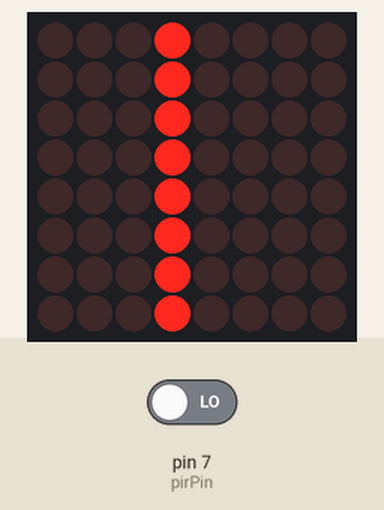
Simulated run of this sketch. Board: Arduino Uno, built with avr-gcc and run on an emulated ATmega328P. On the bench: 8×8 LED matrix. Inputs (shaded band) come from the test bench; at power-on: pin 7 (pirPin) LOW.

Above: at 8.29 s.
8.3 s: pin 7 (pirPin) driven HIGH
At 8.5 s:
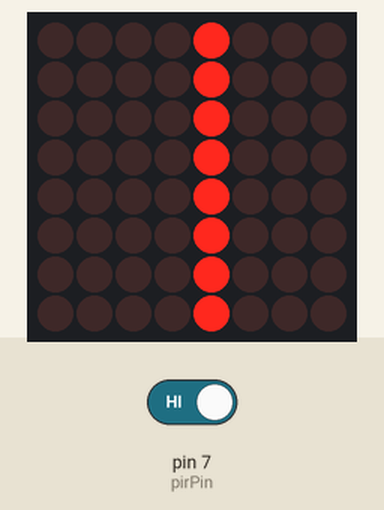
At 11.18 s:
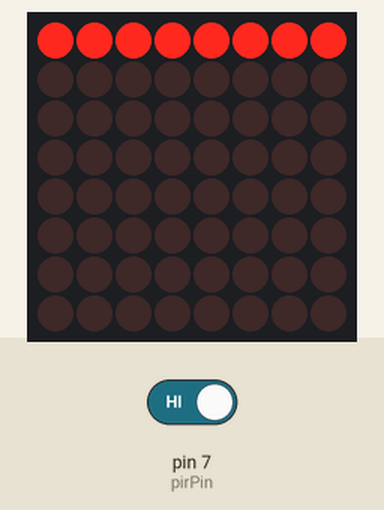
12.9 s: pin 7 (pirPin) driven LOW
At 14.8 s:
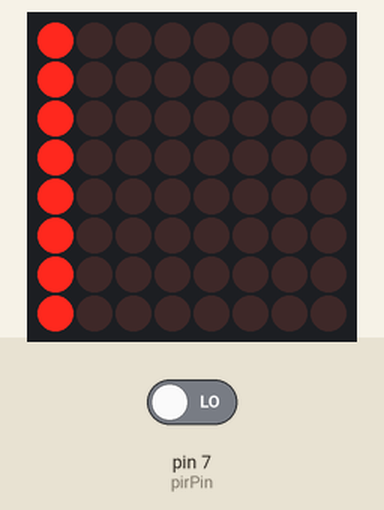

Measured:
- after the input at 8.3 s, the display: first differs from a run without the input after 2.9 s (image 2)
- after the input at 12.9 s, the display: first differs from a run without the input after 1.9 s (image 3)

The sketch:

Amapiano_Mapped_PIR.ino
```cpp
// #include <MD_Parola.h>
// #include <MD_MAX72xx.h>
// #include <SPI.h>
#include "LedControl.h"
// #include "SR04.h"

// #define HARDWARE_TYPE MD_MAX72XX::FC16_HW
// #define MAX_DEVICES 1

#define DATA_PIN  13
#define CS_PIN    12
#define CLK_PIN   11
// #define TRIG_PIN A1
// #define ECHO_PIN A0
// #define scrollSpeed  20   // scroll speed
// #define scrollPause  0    // ms of pause after finished displaying message

// Hardware SPI connection
// MD_Parola P = MD_Parola(HARDWARE_TYPE, CS_PIN, MAX_DEVICES);
// Arbitrary output pins
// MD_Parola P = MD_Parola(HARDWARE_TYPE, DATA_PIN, CLK_PIN, CS_PIN, MAX_DEVICES);

/*
 Now we need a LedControl to work with.
 ***** These pin numbers will probably not work with your hardware *****
 pin 12 is connected to the DataIn
 pin 11 is connected to LOAD(CS)
 pin 10 is connected to the CLK
 We have only a single MAX72XX.
 */
LedControl lc=LedControl(DATA_PIN,CLK_PIN,CS_PIN,1);
// SR04 sr04 = SR04(ECHO_PIN,TRIG_PIN);
// int ledPin = 13;  // LED on Pin 13 of Arduino
int pirPin = 7; // Input for HC-S501

int pirValue; // Place to store read PIR Value

// sets scrolling direction if slider in middle at start
// textEffect_t scrollEffect = PA_SCROLL_LEFT;
// textPosition_t scrollAlign = PA_LEFT;  // how to align the text

// #define  BUF_SIZE  75  // Maximum of 75 characters
// #define trigPin  A0
// #define echoPin  A1

// char testStr[10] = { "" };
// String heightStr = "";
// long duration;
// int distance;
// int height;

/* we always wait a bit between updates of the display */
unsigned long delaytime1=1000;
unsigned long delaytime2=50;
unsigned long delaytime3=10;

void setup() {
   /*
   The MAX72XX is in power-saving mode on startup,
   we have to do a wakeup call
   */
  lc.shutdown(0,false);
  /* Set the brightness to a medium values */
  lc.setIntensity(0,0);
  /* and clear the display */
  lc.clearDisplay(0);

  // Serial.begin(9600);
  // delay(2000);

  // pinMode(LED_BUILTIN, OUTPUT);
  pinMode(pirPin, INPUT);

  Serial.begin(9600);

  // digitalWrite(LED_BUILTIN, LOW);

  // columns();

  // pinMode(trigPin, OUTPUT); // Sets the trigPin as an Output
  // pinMode(echoPin, INPUT); // Sets the echoPin as an Input
  // Serial.begin(9600); // Starts the serial communication
  // P.begin();
}

/*
  This function lights up a some Leds in a row.
 The pattern will be repeated on every row.
 The pattern will blink along with the row-number.
 row number 4 (index==3) will blink 4 times etc.
 */
void rows() {
  for(int row=0;row<8;row++) {
    delay(delaytime2);
    lc.setRow(0,row,B11111111);
    delay(delaytime2);
    lc.setRow(0,row,(byte)0);
    for(int i=0;i<row;i++) {
      delay(delaytime2);
      lc.setRow(0,row,B11111111);
      delay(delaytime2);
      lc.setRow(0,row,(byte)0);
    }
  }
}

/*
  This function lights up a some Leds in a column.
 The pattern will be repeated on every column.
 The pattern will blink along with the column-number.
 column number 4 (index==3) will blink 4 times etc.
 */
void columns() {
  for(int col=0;col<8;col++) {
    delay(delaytime2);
    lc.setColumn(0,col,B11111111);
    delay(delaytime2);
    lc.setColumn(0,col,(byte)0);
    for(int i=0;i<col;i++) {
      delay(delaytime2);
      lc.setColumn(0,col,B11111111);
      delay(delaytime2);
      lc.setColumn(0,col,(byte)0);
    }
  }
}

// void measure() {

//   digitalWrite(trigPin, LOW);
//   delayMicroseconds(2);
//   digitalWrite(trigPin, HIGH);
//   delayMicroseconds(10);
//   digitalWrite(trigPin, LOW);

//   duration = pulseIn(echoPin, HIGH);
//   distance = duration * 0.017;

// }

void loop() {
  // measure();
  //  distance=sr04.Distance();
  //  Serial.print(distance);
  //  Serial.println("cm");
  //  delay(1000);

  pirValue = digitalRead(pirPin);
  // digitalWrite(LED_BUILTIN, pirValue);

   if (pirValue == HIGH) {
    // P.displayText("TINGGI", PA_LEFT, 0, 0, PA_PRINT, PA_NO_EFFECT);
      rows();
   } else {
    columns();
    // height = 180 - distance;
    // heightStr = String(height, DEC) + "cm";
    // heightStr.toCharArray(testStr, 75);
    // P.displayText(testStr, PA_CENTER, 0, 0, PA_PRINT, PA_NO_EFFECT);
    }
    delay(delaytime3);
  // P.displayAnimate();
  // delay(100);
}
```
